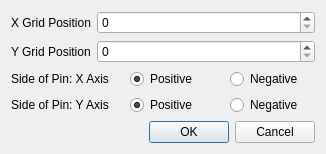
<?xml version="1.0" encoding="UTF-8"?>
<ui version="4.0">
 <class>setOriginFromGrid</class>
 <widget class="QDialog" name="setOriginFromGrid">
  <property name="geometry">
   <rect>
    <x>0</x>
    <y>0</y>
    <width>326</width>
    <height>154</height>
   </rect>
  </property>
  <property name="windowTitle">
   <string>Dialog</string>
  </property>
  <layout class="QGridLayout" name="gridLayout">
   <item row="3" column="0">
    <widget class="QDialogButtonBox" name="buttonBox">
     <property name="orientation">
      <enum>Qt::Horizontal</enum>
     </property>
     <property name="standardButtons">
      <set>QDialogButtonBox::Cancel|QDialogButtonBox::Ok</set>
     </property>
    </widget>
   </item>
   <item row="0" column="0">
    <layout class="QFormLayout" name="formLayout">
     <property name="fieldGrowthPolicy">
      <enum>QFormLayout::AllNonFixedFieldsGrow</enum>
     </property>
     <item row="0" column="0">
      <widget class="QLabel" name="xGridPositionLabel">
       <property name="text">
        <string>X Grid Position</string>
       </property>
      </widget>
     </item>
     <item row="0" column="1">
      <widget class="QSpinBox" name="xGridPositionSpinBox"/>
     </item>
     <item row="1" column="0">
      <widget class="QLabel" name="yGridPositionLabel">
       <property name="text">
        <string>Y Grid Position</string>
       </property>
      </widget>
     </item>
     <item row="1" column="1">
      <widget class="QSpinBox" name="yGridPositionSpinBox"/>
     </item>
    </layout>
   </item>
   <item row="1" column="0">
    <layout class="QGridLayout" name="gridLayout_3">
     <item row="1" column="2" alignment="Qt::AlignHCenter|Qt::AlignVCenter">
      <widget class="QRadioButton" name="yNegativeRadioButton">
       <property name="text">
        <string>Negative</string>
       </property>
       <attribute name="buttonGroup">
        <string notr="true">yPosNeg_buttonGroup</string>
       </attribute>
      </widget>
     </item>
     <item row="0" column="2" alignment="Qt::AlignHCenter|Qt::AlignVCenter">
      <widget class="QRadioButton" name="xNegativeRadioButton">
       <property name="text">
        <string>Negative</string>
       </property>
       <attribute name="buttonGroup">
        <string notr="true">xPosNeg_buttonGroup</string>
       </attribute>
      </widget>
     </item>
     <item row="0" column="1" alignment="Qt::AlignHCenter|Qt::AlignVCenter">
      <widget class="QRadioButton" name="xPositiveRadioButton">
       <property name="text">
        <string>Positive</string>
       </property>
       <property name="checked">
        <bool>true</bool>
       </property>
       <attribute name="buttonGroup">
        <string notr="true">xPosNeg_buttonGroup</string>
       </attribute>
      </widget>
     </item>
     <item row="0" column="0">
      <widget class="QLabel" name="label_3">
       <property name="text">
        <string>Side of Pin: X Axis</string>
       </property>
       <property name="alignment">
        <set>Qt::AlignCenter</set>
       </property>
      </widget>
     </item>
     <item row="1" column="0">
      <widget class="QLabel" name="label_5">
       <property name="text">
        <string>Side of Pin: Y Axis</string>
       </property>
       <property name="alignment">
        <set>Qt::AlignCenter</set>
       </property>
      </widget>
     </item>
     <item row="1" column="1" alignment="Qt::AlignHCenter|Qt::AlignVCenter">
      <widget class="QRadioButton" name="yPositiveRadioButton">
       <property name="text">
        <string>Positive</string>
       </property>
       <property name="checked">
        <bool>true</bool>
       </property>
       <attribute name="buttonGroup">
        <string notr="true">yPosNeg_buttonGroup</string>
       </attribute>
      </widget>
     </item>
    </layout>
   </item>
   <item row="2" column="0">
    <spacer name="verticalSpacer">
     <property name="orientation">
      <enum>Qt::Vertical</enum>
     </property>
     <property name="sizeHint" stdset="0">
      <size>
       <width>20</width>
       <height>40</height>
      </size>
     </property>
    </spacer>
   </item>
  </layout>
 </widget>
 <resources/>
 <connections>
  <connection>
   <sender>buttonBox</sender>
   <signal>accepted()</signal>
   <receiver>setOriginFromGrid</receiver>
   <slot>accept()</slot>
   <hints>
    <hint type="sourcelabel">
     <x>248</x>
     <y>254</y>
    </hint>
    <hint type="destinationlabel">
     <x>157</x>
     <y>274</y>
    </hint>
   </hints>
  </connection>
  <connection>
   <sender>buttonBox</sender>
   <signal>rejected()</signal>
   <receiver>setOriginFromGrid</receiver>
   <slot>reject()</slot>
   <hints>
    <hint type="sourcelabel">
     <x>316</x>
     <y>260</y>
    </hint>
    <hint type="destinationlabel">
     <x>286</x>
     <y>274</y>
    </hint>
   </hints>
  </connection>
 </connections>
 <buttongroups>
  <buttongroup name="yPosNeg_buttonGroup"/>
  <buttongroup name="xPosNeg_buttonGroup"/>
 </buttongroups>
</ui>
